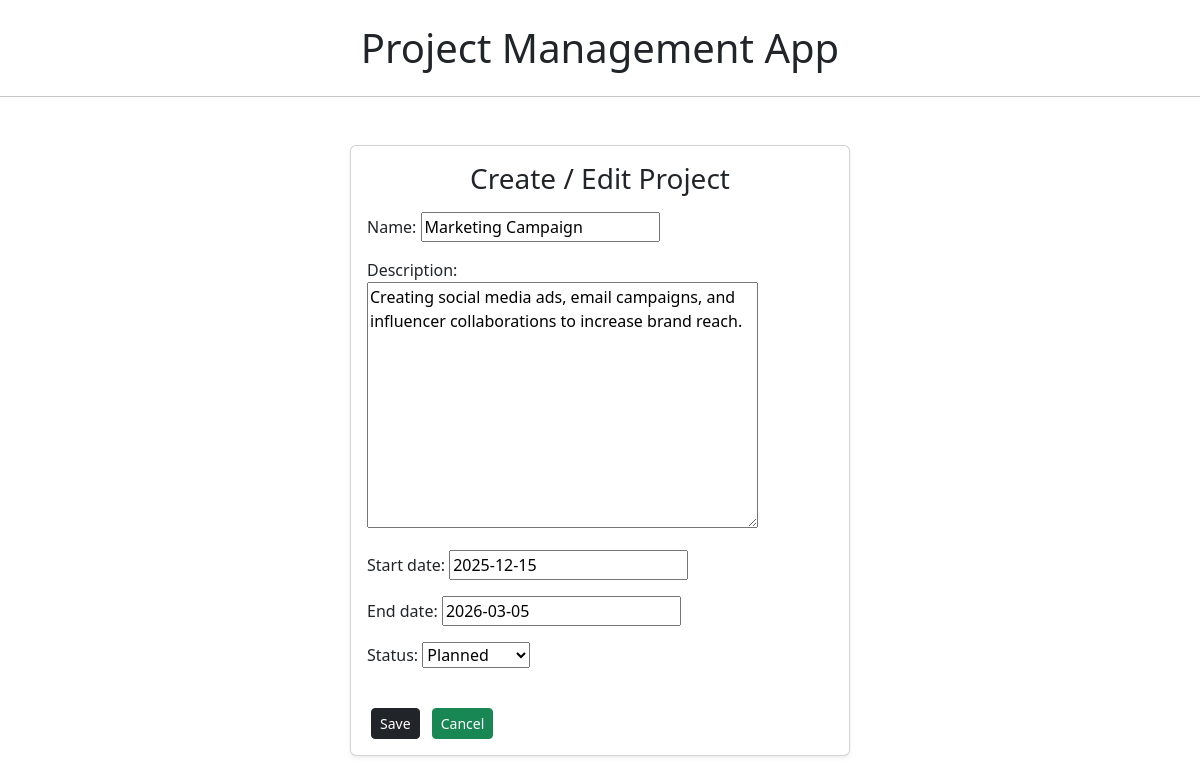
The page /3/edit/ on the database its author committed.
### projects/models.py (models this page shows, shortened)
class Project(models.Model):
    STATUS_CHOICES = [
        ('planned', 'Planned'),
        ('progress', 'In Progress'),
        ('completed', 'Completed'),
    ]
    name = models.CharField(max_length=200)
    description = models.TextField()
    start_date = models.DateField()
    end_date = models.DateField()
    status = models.CharField(max_length=20, choices=STATUS_CHOICES)

### projects/views.py (the view)
# urls.py: path('<int:pk>/edit/', views.project_update, name='project_update'),
def project_update(request, pk):
    project = get_object_or_404(Project, pk=pk)
    form = ProjectForm(request.POST or None, instance=project)
    if form.is_valid():
        form.save()
        return redirect('project_detail', pk=pk)
    return render(request, 'projects/project_form.html', {'form': form})

### projects/forms.py
class ProjectForm(forms.ModelForm):
    class Meta:
        model = Project
        fields = '__all__'

### templates/projects/project_form.html (shortened to what this page needs)
{% extends 'base.html' %}
{% block content %}
<div class="card mx-auto shadow-sm" style="max-width: 500px;">
    <div class="card-body">
        <h3 class="text-center mb-3">Create / Edit Project</h3>
        <form method="POST">
            {{ form.as_p }}<br>
            <button class="btn btn-dark btn-sm mx-1" type="submit">Save</button>
            <a href="{% url 'project_list' %}" class="btn btn-success btn-sm mx-1">Cancel</a>
        </form>
    </div>
</div>
{% endblock %}

### rows shown on the page
Project: name "Marketing Campaign", description "Creating social media ads, email campaigns, and influencer collaborations to increase brand reach.", start_date "2025-12-15", end_date "2026-03-05", status "Planned"
